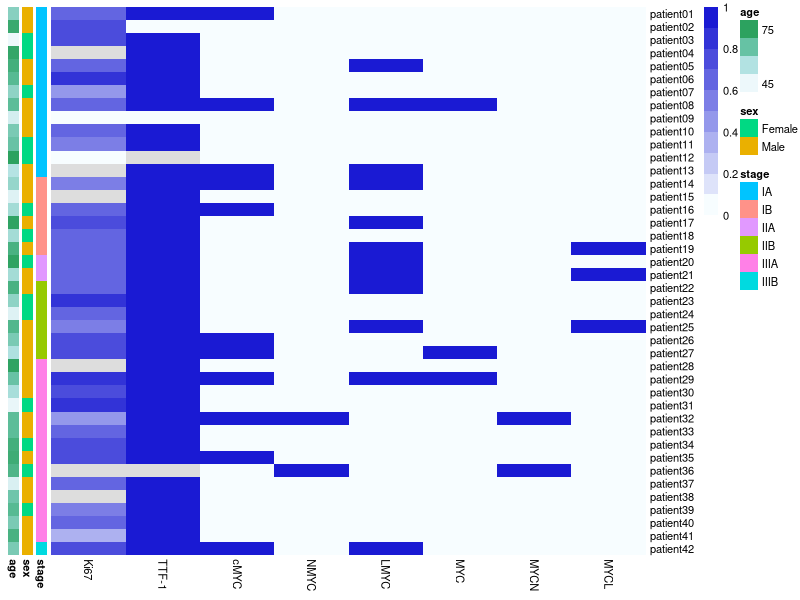

Write R code to recreate this figure.
library(pheatmap)
library(tidyverse)

sample_info_SCLC<-read.csv("../data/PKUPH_cohort/table_s3.csv",check.names = FALSE,row.names=1)
clinical_data <- sample_info_SCLC[, c("Ki67","TTF-1", "cMYC", "NMYC", "LMYC", "MYC", "MYCN", "MYCL")]

pdf("../results/Fig3A.pdf",width=10/2.54,height=15/2.54)
pheatmap(clinical_data,
         annotation_row = sample_info_SCLC[, c("stage","sex","age")],
         annotation_col = NULL,  
         cluster_rows = F,    # 对行进行聚类
         cluster_cols = FALSE,   # 不对列进行聚类
         color = colorRampPalette(c("#f7fdff","#1a1ad3"))(10),  # 自定义颜色
         main = NA,
         fontsize = 8 ,
         border_color = NA # 字体大小
)
dev.off()
